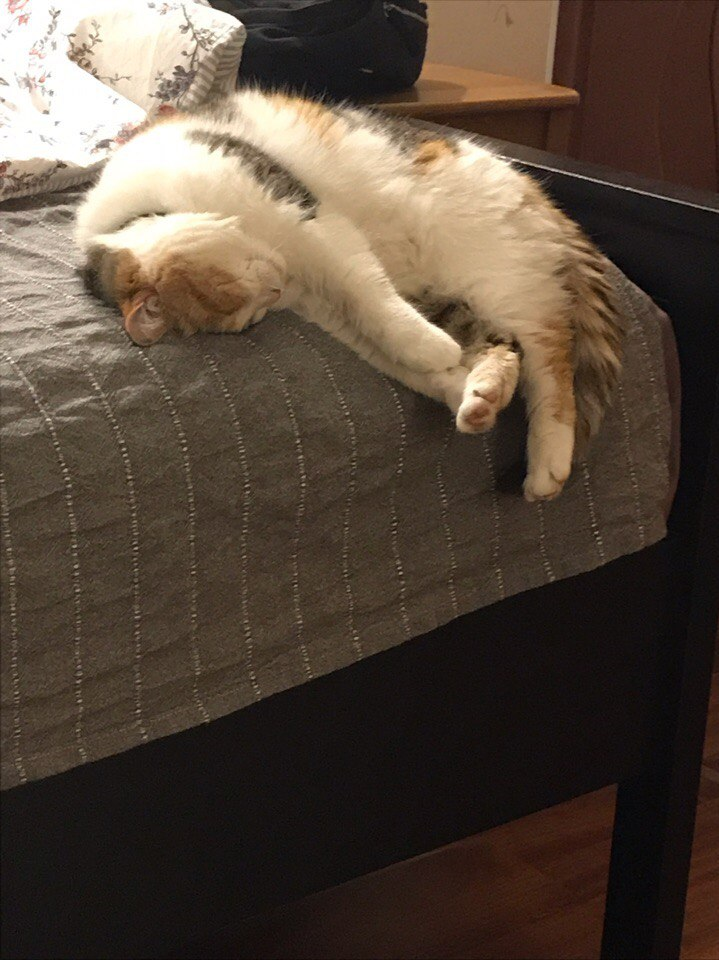
#> input picture shad/w06_l01/parrots.jpg, 719 x 960 px
$ python pr02.py
#> lines starting #> are read from the running program, lines starting #| are printed output that depends on the picture
import numpy as np
from sklearn.cluster import KMeans
from skimage import img_as_float
from skimage.io import imread
from sklearn.metrics import mean_squared_error
import pylab
# %matplotlib inline

def PSNR(y_true, y_pred):
    return 10. * np.log10(1. / np.mean((y_true - y_pred) ** 2))

def fill_with_mean(matrix, km):
    X_mean = np.copy(matrix)
    for i, value in enumerate(km.cluster_centers_):
        X_mean[km.labels_ == i] = value
    return X_mean

def fill_with_med(X, clf):
    X_median = np.copy(X)
    for i in range(clf.n_clusters):
        X_median[clf.labels_ == i] = np.median(X[clf.labels_ == i], axis=0)
    return X_median

image = img_as_float(imread('parrots.jpg'))
x, y, z = image.shape
#> x = 960; y = 719; z = 3
image_matrix = np.reshape(image, (x * y, z))

#km = KMeans(init='k-means++', random_state=241).fit(matrix_to_mod)

#print(PSNR(image_matrix, matrix_to_mod))
for clusters_amount in range(2, 21):
    clf = KMeans(n_clusters=clusters_amount, init='k-means++', random_state=241).fit(image_matrix)
    matrix_mean = fill_with_mean(image_matrix, clf)
    matrix_median = fill_with_med(image_matrix, clf)

    mean_view = np.reshape(matrix_mean, (x, y, z))
    median_view = np.reshape(matrix_median, (x, y, z))
    print('Mean View')
    pylab.imshow(mean_view)
    pylab.show()
    print('Median View')
    pylab.imshow(median_view)
    pylab.show()

    psnr_mean = PSNR(image_matrix, matrix_mean)
    psnr_med = PSNR(image_matrix, matrix_median)

    print('mean {} {}'.format(clusters_amount, psnr_mean), end='\n')

    print('median {} {}'.format(clusters_amount, psnr_med), end='\n')
#> this loop made 19 passes
#> (psnr_mean, psnr_med) on passes 1 to 12: (18.13, 18.01), (20.68, 20.25), (23.93, 23.79), (26.04, 25.95), (27.23, 27.07), (28.39, 28.27), (29.3, 29.19), (30.03, 29.94), (30.64, 30.55), (31.1, 30.99), (31.54, 31.48), (31.85, 31.78)
#> (printed output is left out)
#> pass 1, `mean_view = np.reshape(matrix_mean, (x, y, z))`:
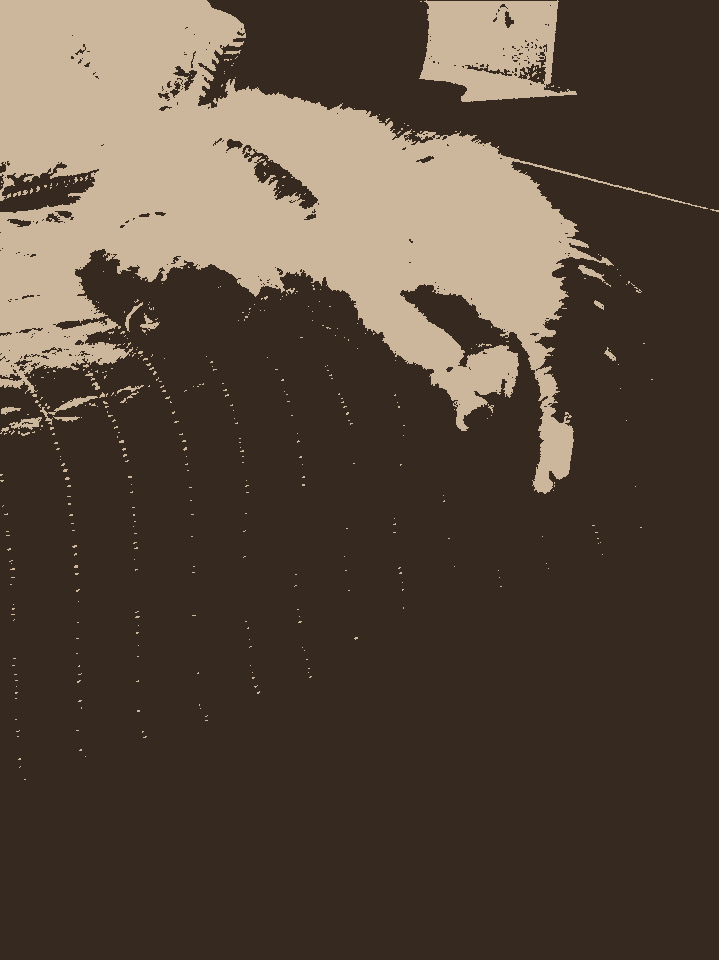
#> mean_view: shape (960, 719, 3) float64; mean of channels 0, 1, 2 0.337, 0.282, 0.233; drawn as R, G, B
#> pass 2, `mean_view = np.reshape(matrix_mean, (x, y, z))`:
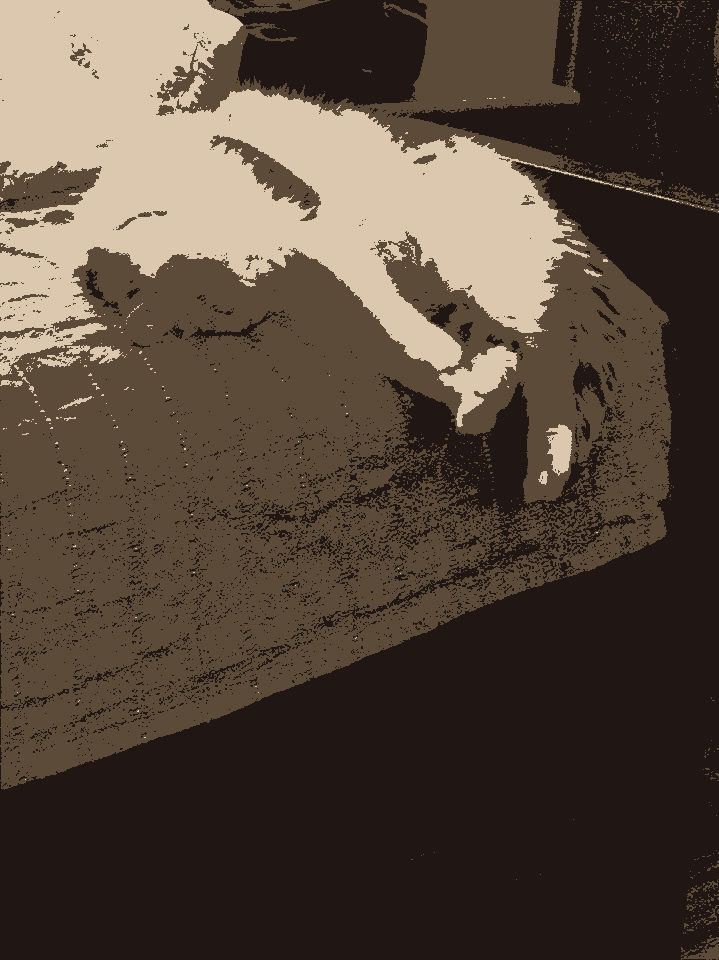
#> mean_view: shape (960, 719, 3) float64; mean of channels 0, 1, 2 0.336, 0.282, 0.233; drawn as R, G, B
        #        exit()
